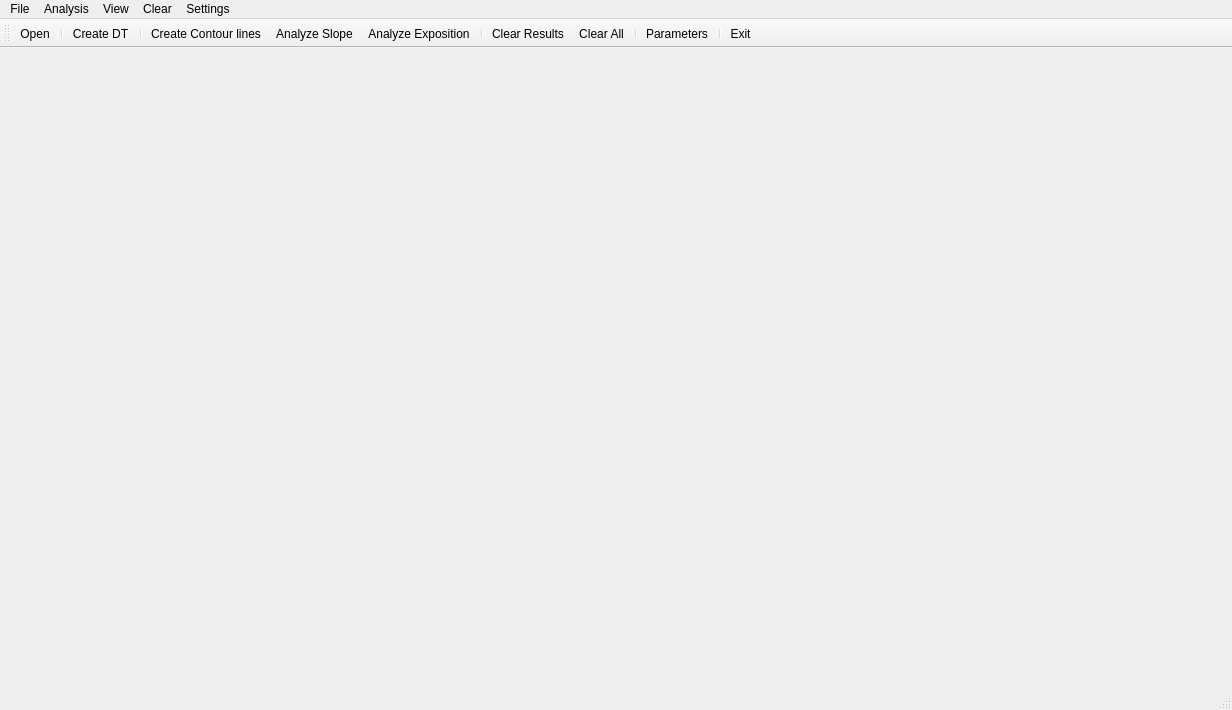
<?xml version="1.0" encoding="UTF-8"?>
<ui version="4.0">
 <class>MainForm</class>
 <widget class="QMainWindow" name="MainForm">
  <property name="geometry">
   <rect>
    <x>0</x>
    <y>0</y>
    <width>1232</width>
    <height>710</height>
   </rect>
  </property>
  <property name="windowTitle">
   <string>MainForm</string>
  </property>
  <widget class="QWidget" name="centralwidget">
   <layout class="QHBoxLayout" name="horizontalLayout">
    <item>
     <widget class="Draw" name="Canvas" native="true"/>
    </item>
   </layout>
  </widget>
  <widget class="QMenuBar" name="menubar">
   <property name="geometry">
    <rect>
     <x>0</x>
     <y>0</y>
     <width>1232</width>
     <height>22</height>
    </rect>
   </property>
   <widget class="QMenu" name="menuFile">
    <property name="title">
     <string>File</string>
    </property>
    <addaction name="actionOpen"/>
    <addaction name="separator"/>
    <addaction name="actionExit"/>
   </widget>
   <widget class="QMenu" name="menuAnalysis">
    <property name="title">
     <string>Analysis</string>
    </property>
    <addaction name="actionCreate_DT"/>
    <addaction name="separator"/>
    <addaction name="actionCreate_Contour_lines"/>
    <addaction name="actionAnalyze_slope"/>
    <addaction name="actionAnalyze_exposition"/>
   </widget>
   <widget class="QMenu" name="menuView">
    <property name="title">
     <string>View</string>
    </property>
    <addaction name="actionPoints"/>
    <addaction name="actionDT"/>
    <addaction name="actionContour_Lines"/>
    <addaction name="actionSlope"/>
    <addaction name="actionExposition"/>
   </widget>
   <widget class="QMenu" name="menuClear">
    <property name="title">
     <string>Clear</string>
    </property>
    <addaction name="actionClear_Results"/>
    <addaction name="separator"/>
    <addaction name="actionClear_All"/>
   </widget>
   <widget class="QMenu" name="menuSettings">
    <property name="title">
     <string>Settings</string>
    </property>
    <addaction name="actionParameters"/>
   </widget>
   <addaction name="menuFile"/>
   <addaction name="menuAnalysis"/>
   <addaction name="menuView"/>
   <addaction name="menuClear"/>
   <addaction name="menuSettings"/>
  </widget>
  <widget class="QStatusBar" name="statusbar"/>
  <widget class="QToolBar" name="toolBar">
   <property name="windowTitle">
    <string>toolBar</string>
   </property>
   <attribute name="toolBarArea">
    <enum>TopToolBarArea</enum>
   </attribute>
   <attribute name="toolBarBreak">
    <bool>false</bool>
   </attribute>
   <addaction name="actionOpen"/>
   <addaction name="separator"/>
   <addaction name="actionCreate_DT"/>
   <addaction name="separator"/>
   <addaction name="actionCreate_Contour_lines"/>
   <addaction name="actionAnalyze_slope"/>
   <addaction name="actionAnalyze_exposition"/>
   <addaction name="separator"/>
   <addaction name="actionClear_Results"/>
   <addaction name="actionClear_All"/>
   <addaction name="separator"/>
   <addaction name="actionParameters"/>
   <addaction name="separator"/>
   <addaction name="actionExit"/>
  </widget>
  <action name="actionOpen">
   <property name="icon">
    <iconset resource="icons.qrc">
     <normaloff>:/images/icons/open_file.png</normaloff>:/images/icons/open_file.png</iconset>
   </property>
   <property name="text">
    <string>Open</string>
   </property>
   <property name="toolTip">
    <string>Open a File</string>
   </property>
  </action>
  <action name="actionExit">
   <property name="icon">
    <iconset resource="icons.qrc">
     <normaloff>:/images/icons/exit.png</normaloff>:/images/icons/exit.png</iconset>
   </property>
   <property name="text">
    <string>Exit</string>
   </property>
   <property name="toolTip">
    <string>Close Application</string>
   </property>
  </action>
  <action name="actionCreate_DT">
   <property name="icon">
    <iconset resource="icons.qrc">
     <normaloff>:/images/icons/triangles2.png</normaloff>:/images/icons/triangles2.png</iconset>
   </property>
   <property name="text">
    <string>Create DT</string>
   </property>
  </action>
  <action name="actionCreate_Contour_lines">
   <property name="icon">
    <iconset resource="icons.qrc">
     <normaloff>:/images/icons/contours2.png</normaloff>:/images/icons/contours2.png</iconset>
   </property>
   <property name="text">
    <string>Create Contour lines</string>
   </property>
  </action>
  <action name="actionAnalyze_slope">
   <property name="icon">
    <iconset resource="icons.qrc">
     <normaloff>:/images/icons/slope2.png</normaloff>:/images/icons/slope2.png</iconset>
   </property>
   <property name="text">
    <string>Analyze Slope</string>
   </property>
   <property name="toolTip">
    <string>Analyze DTM Slope</string>
   </property>
  </action>
  <action name="actionAnalyze_exposition">
   <property name="icon">
    <iconset resource="icons.qrc">
     <normaloff>:/images/icons/orientation2.png</normaloff>:/images/icons/orientation2.png</iconset>
   </property>
   <property name="text">
    <string>Analyze Exposition</string>
   </property>
   <property name="toolTip">
    <string>Analyze DTM Exposition</string>
   </property>
  </action>
  <action name="actionPoints">
   <property name="checkable">
    <bool>true</bool>
   </property>
   <property name="text">
    <string>Points</string>
   </property>
  </action>
  <action name="actionDT">
   <property name="checkable">
    <bool>true</bool>
   </property>
   <property name="text">
    <string>DT</string>
   </property>
  </action>
  <action name="actionContour_Lines">
   <property name="checkable">
    <bool>true</bool>
   </property>
   <property name="text">
    <string>Contour Lines</string>
   </property>
  </action>
  <action name="actionSlope">
   <property name="checkable">
    <bool>true</bool>
   </property>
   <property name="text">
    <string>Slope</string>
   </property>
  </action>
  <action name="actionExposition">
   <property name="checkable">
    <bool>true</bool>
   </property>
   <property name="text">
    <string>Exposition</string>
   </property>
  </action>
  <action name="actionClear_Results">
   <property name="icon">
    <iconset resource="icons.qrc">
     <normaloff>:/images/icons/clear.png</normaloff>:/images/icons/clear.png</iconset>
   </property>
   <property name="text">
    <string>Clear Results</string>
   </property>
  </action>
  <action name="actionClear_All">
   <property name="icon">
    <iconset resource="icons.qrc">
     <normaloff>:/images/icons/clear_er.png</normaloff>:/images/icons/clear_er.png</iconset>
   </property>
   <property name="text">
    <string>Clear All</string>
   </property>
   <property name="toolTip">
    <string>Clear All Data</string>
   </property>
  </action>
  <action name="actionParameters">
   <property name="icon">
    <iconset resource="icons.qrc">
     <normaloff>:/images/icons/settings.png</normaloff>:/images/icons/settings.png</iconset>
   </property>
   <property name="text">
    <string>Parameters</string>
   </property>
  </action>
 </widget>
 <customwidgets>
  <customwidget>
   <class>Draw</class>
   <extends>QWidget</extends>
   <header>draw.h</header>
   <container>1</container>
  </customwidget>
 </customwidgets>
 <resources>
  <include location="icons.qrc"/>
 </resources>
 <connections/>
</ui>
